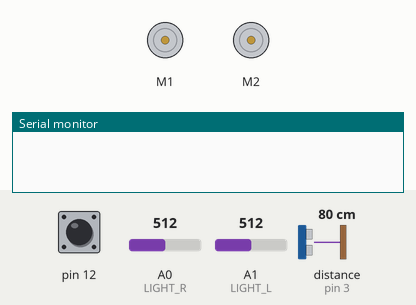
Recording of a sketch running on a simulated Arduino Uno, built with avr-gcc and run on an emulated ATmega328P. Parts: 2 × DC motor (green arrow = forward, orange = backward, longer = faster), the last lines printed to the serial monitor. The inputs (shaded band) are chosen by the test bench; at power-on: pin 12 HIGH, distance to the obstacle (sensor on pin 3) 80 cm, A0 (LIGHT_R) = 512, A1 (LIGHT_L) = 512. The echo pulse lasts 58.3 µs per cm.

Above: at 0.8 s.
0.9 s: pin 12 pulled LOW for 0.15 s
At 1.9 s:
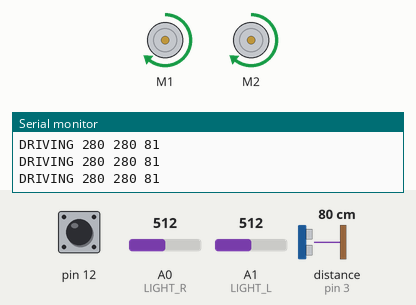
2.5 s: distance to the obstacle (sensor on pin 3) set to 25 cm
5.5 s: distance to the obstacle (sensor on pin 3) set to 21 cm
At 7.0 s:
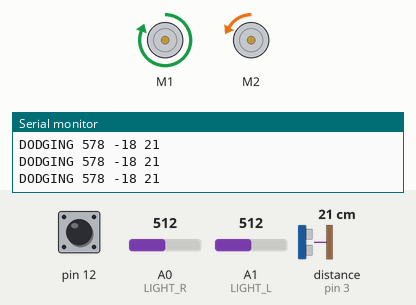
7.4 s: A0 (LIGHT_R) set to 529
At 8.6 s:
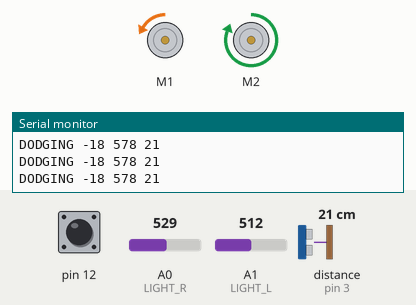
9.0 s: distance to the obstacle (sensor on pin 3) set to 9 cm
At 9.35 s:
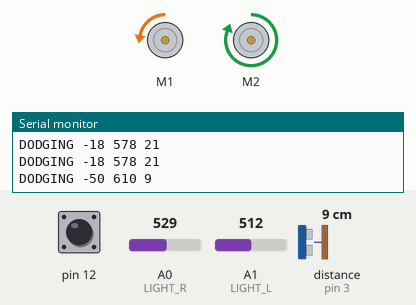
11.0 s: A1 (LIGHT_L) set to 540
At 12.3 s:
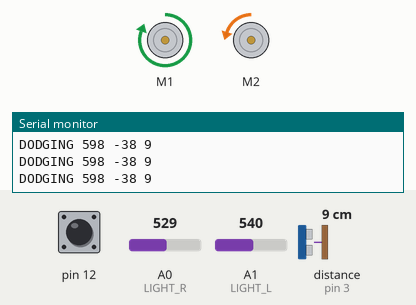
Timing chart, 0 to 13.6 s (numbered marks = the images above; inputs shaded):
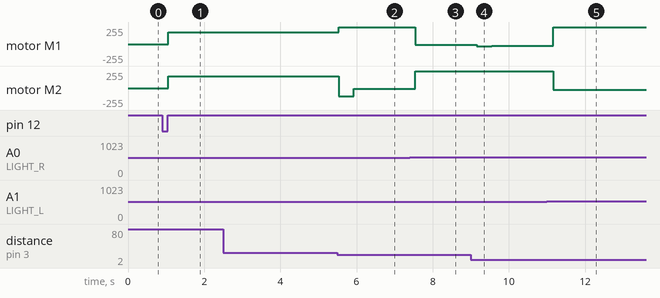

Measured:
- the behaviour switches between 24 and 23 cm on distance to the obstacle (sensor on pin 3) (found by bisection; images 1 and 2)
- the behaviour switches between 512 and 513 on A0 (LIGHT_R) (found by bisection; images 2 and 3)
- the behaviour switches between 528 and 529 on A1 (LIGHT_L) (found by bisection; images 4 and 5)
- after the input at 0.9 s, motor M1, motor M2: stopped → forward 178/255 after 0.16 s
- after the input at 5.5 s, motor M1: forward 178/255 → forward 255/255 at once; motor M2: forward 178/255 → backward 125/255 at once, → backward 11/255 0.40 s later
- after the input at 7.4 s, motor M1: forward 255/255 → backward 11/255 after 0.14 s; motor M2: backward 11/255 → forward 255/255 after 0.14 s
- after the input at 9.0 s, motor M1: backward 11/255 → backward 31/255 after 0.15 s, → backward 24/255 0.40 s later
- after the input at 11.0 s, motor M1: backward 24/255 → forward 255/255 after 0.17 s; motor M2: forward 255/255 → backward 24/255 after 0.17 s

The sketch:

lightfollower.ino
```cpp
#include <ZumoShield.h>
#include <NewPing.h>

#define SONAR_RANGE 200
#define SONAR_TRIG 2
#define SONAR_ECHO 3
#define SONAR_THRESHOLD 23

#define LIGHT_L A1
#define LIGHT_R A0

#define DRIVE_SPEED 280
#define DODGE_DELAY 400
#define REVERSE_THRESHOLD 8

NewPing sonar(SONAR_TRIG, SONAR_ECHO, SONAR_RANGE);

Pushbutton button(ZUMO_BUTTON);
ZumoMotors motors;

// light l and r speeds
int l_speed;
int r_speed;
int dodge_delay;

// PD light variables
int last_light_error;
const float kp_light = 0.8f;
const float kd_light = 1.0f;

// PD ping variables
int last_ping_error;
const float kp_ping = 0.6f;
const float kd_ping = 1.0f;

// states
enum class ZumoState {
    DRIVING,
    DODGING
} state = ZumoState::DRIVING;

void setup()
{
    Serial.begin(9600);

    button.waitForButton(); // wait for zumo button press
}

void loop()
{
    // reset light speed
    l_speed = DRIVE_SPEED;
    r_speed = DRIVE_SPEED;
    dodge_delay = DODGE_DELAY;

    int ping = sonar.ping_cm();         // get distance from sonar

    // read light readings from photoresistor pair
    int light_l = analogRead(LIGHT_L);
    int light_r = analogRead(LIGHT_R);


    // change state
    if (ping > SONAR_THRESHOLD || ping == 0) {
        state = ZumoState::DRIVING;
    } else {
        state = ZumoState::DODGING;
    }

    // perform state action
    switch (state) {
        case ZumoState::DODGING:
            if (ping < REVERSE_THRESHOLD) {
                l_speed = 0-200;
                r_speed = 0-200;
                dodge_delay = DODGE_DELAY * 2;
            } else {
                PD_sonarvec(ping, light_l - light_r);
            }
            break;
        case ZumoState::DRIVING:
            PD_lightvec(light_l, light_r);
            break;
    }

    // print l and r speed
    Serial.print(state == ZumoState::DRIVING ? "DRIVING" : "DODGING");
    Serial.print(" ");
    Serial.print(l_speed);
    Serial.print(" ");
    Serial.print(r_speed);
    Serial.print(" ");
    Serial.println(ping);


    // set motor speeds
    motors.setSpeeds(l_speed, r_speed);

    if (state == ZumoState::DODGING) {
        delay(dodge_delay);
    }
}

/**
 * offsets global l_speed and r_speed based on the orientation of the light to the photoresistors
 */
void PD_lightvec(int light_l, int light_r)
{
    int error = light_l - light_r;
    int speed_diff = (error / kp_light) + kd_light * (error - last_light_error);
    last_light_error = error;
    l_speed -= speed_diff;
    r_speed += speed_diff;
}

/**
 * offsets global l and r speed based on the ping input values
 */
void PD_sonarvec(int ping, int light_diff)
{
    int error = SONAR_RANGE - ping;
    int speed_diff = (error / kp_ping) + kd_ping * (error - last_ping_error);
    last_ping_error = error;
    if (light_diff < 0) {
        l_speed -= speed_diff;
        r_speed += speed_diff;
    } else {
        l_speed += speed_diff;
        r_speed -= speed_diff;
    }
}
```
